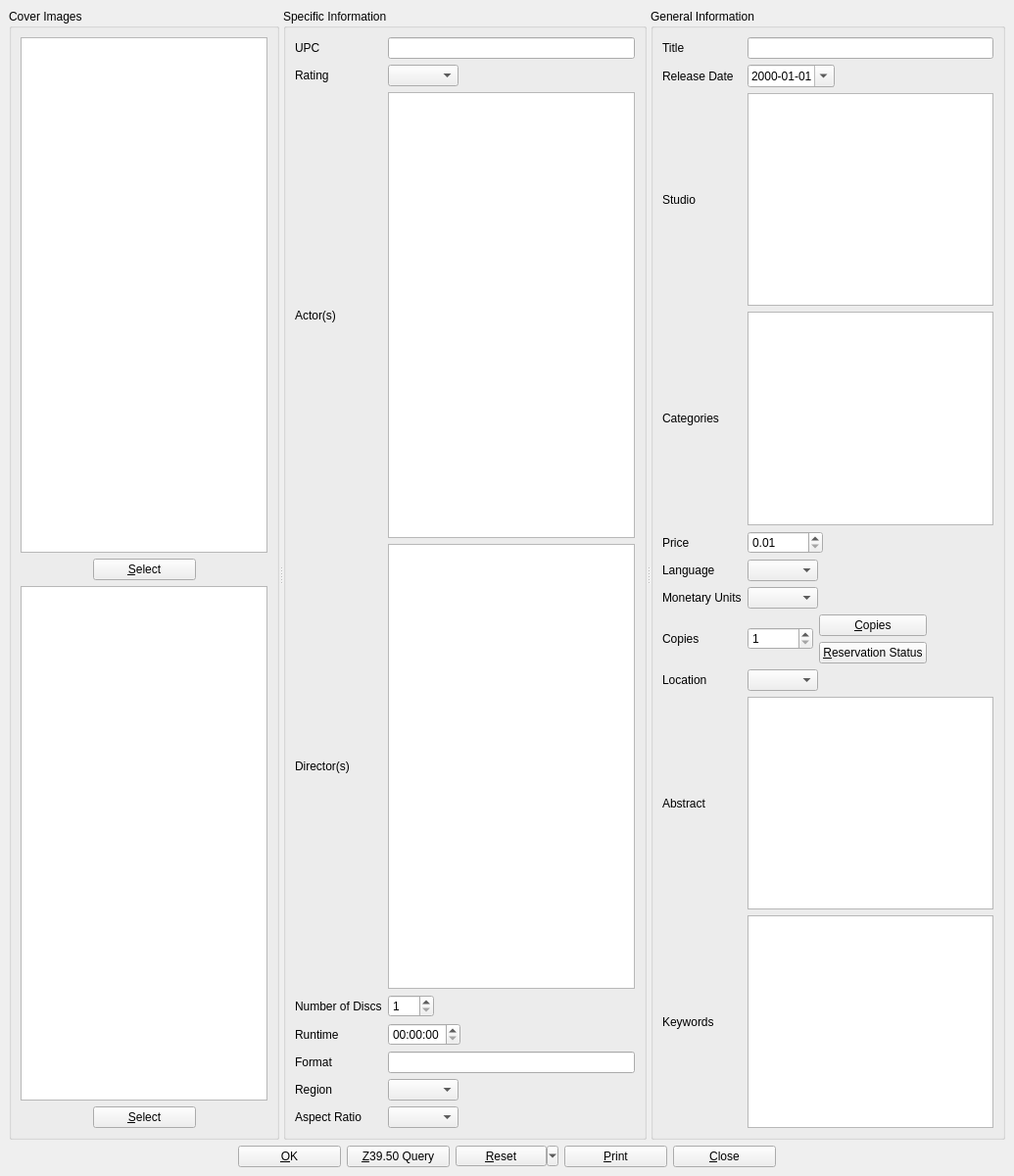
<?xml version="1.0" encoding="UTF-8"?>
<ui version="4.0">
 <class>dvdDialog</class>
 <widget class="QMainWindow" name="dvdDialog">
  <property name="geometry">
   <rect>
    <x>0</x>
    <y>0</y>
    <width>1035</width>
    <height>1200</height>
   </rect>
  </property>
  <property name="windowTitle">
   <string>BiblioteQ</string>
  </property>
  <property name="windowIcon">
   <iconset resource="../Icons/icons.qrc">
    <normaloff>:/book.png</normaloff>:/book.png</iconset>
  </property>
  <widget class="QWidget" name="centralwidget">
   <layout class="QVBoxLayout">
    <item>
     <widget class="QScrollArea" name="scrollArea">
      <property name="frameShape">
       <enum>QFrame::NoFrame</enum>
      </property>
      <property name="widgetResizable">
       <bool>true</bool>
      </property>
      <widget class="QWidget" name="scrollAreaWidgetContents">
       <property name="geometry">
        <rect>
         <x>0</x>
         <y>0</y>
         <width>1017</width>
         <height>1147</height>
        </rect>
       </property>
       <layout class="QVBoxLayout" name="verticalLayout">
        <property name="spacing">
         <number>0</number>
        </property>
        <property name="margin">
         <number>0</number>
        </property>
        <item>
         <widget class="QSplitter" name="splitter">
          <property name="orientation">
           <enum>Qt::Horizontal</enum>
          </property>
          <widget class="QGroupBox" name="coverImages">
           <property name="title">
            <string>Cover Images</string>
           </property>
           <layout class="QVBoxLayout">
            <item>
             <widget class="image_drop_site" name="front_image">
              <property name="minimumSize">
               <size>
                <width>150</width>
                <height>200</height>
               </size>
              </property>
              <property name="toolTip">
               <string>Front Cover Image</string>
              </property>
             </widget>
            </item>
            <item>
             <layout class="QHBoxLayout">
              <item>
               <spacer>
                <property name="orientation">
                 <enum>Qt::Horizontal</enum>
                </property>
                <property name="sizeHint" stdset="0">
                 <size>
                  <width>40</width>
                  <height>20</height>
                 </size>
                </property>
               </spacer>
              </item>
              <item>
               <widget class="QPushButton" name="frontButton">
                <property name="minimumSize">
                 <size>
                  <width>105</width>
                  <height>0</height>
                 </size>
                </property>
                <property name="text">
                 <string>&amp;Select</string>
                </property>
                <property name="icon">
                 <iconset resource="../Icons/icons.qrc">
                  <normaloff>:/16x16/fileopen.png</normaloff>:/16x16/fileopen.png</iconset>
                </property>
               </widget>
              </item>
              <item>
               <spacer>
                <property name="orientation">
                 <enum>Qt::Horizontal</enum>
                </property>
                <property name="sizeHint" stdset="0">
                 <size>
                  <width>40</width>
                  <height>20</height>
                 </size>
                </property>
               </spacer>
              </item>
             </layout>
            </item>
            <item>
             <widget class="image_drop_site" name="back_image">
              <property name="minimumSize">
               <size>
                <width>150</width>
                <height>200</height>
               </size>
              </property>
              <property name="toolTip">
               <string>Back Cover Image</string>
              </property>
             </widget>
            </item>
            <item>
             <layout class="QHBoxLayout">
              <item>
               <spacer>
                <property name="orientation">
                 <enum>Qt::Horizontal</enum>
                </property>
                <property name="sizeHint" stdset="0">
                 <size>
                  <width>40</width>
                  <height>20</height>
                 </size>
                </property>
               </spacer>
              </item>
              <item>
               <widget class="QPushButton" name="backButton">
                <property name="minimumSize">
                 <size>
                  <width>105</width>
                  <height>0</height>
                 </size>
                </property>
                <property name="text">
                 <string>&amp;Select</string>
                </property>
                <property name="icon">
                 <iconset resource="../Icons/icons.qrc">
                  <normaloff>:/16x16/fileopen.png</normaloff>:/16x16/fileopen.png</iconset>
                </property>
               </widget>
              </item>
              <item>
               <spacer>
                <property name="orientation">
                 <enum>Qt::Horizontal</enum>
                </property>
                <property name="sizeHint" stdset="0">
                 <size>
                  <width>40</width>
                  <height>20</height>
                 </size>
                </property>
               </spacer>
              </item>
             </layout>
            </item>
           </layout>
          </widget>
          <widget class="QGroupBox" name="groupBox">
           <property name="title">
            <string>Specific Information</string>
           </property>
           <layout class="QGridLayout">
            <item row="0" column="0">
             <widget class="QLabel" name="label">
              <property name="text">
               <string>UPC</string>
              </property>
             </widget>
            </item>
            <item row="0" column="1">
             <widget class="QLineEdit" name="id">
              <property name="maxLength">
               <number>32</number>
              </property>
             </widget>
            </item>
            <item row="1" column="0">
             <widget class="QLabel" name="label_12">
              <property name="text">
               <string>Rating</string>
              </property>
             </widget>
            </item>
            <item row="1" column="1">
             <layout class="QHBoxLayout">
              <item>
               <widget class="QComboBox" name="rating">
                <property name="currentIndex">
                 <number>-1</number>
                </property>
               </widget>
              </item>
              <item>
               <spacer>
                <property name="orientation">
                 <enum>Qt::Horizontal</enum>
                </property>
                <property name="sizeHint" stdset="0">
                 <size>
                  <width>40</width>
                  <height>20</height>
                 </size>
                </property>
               </spacer>
              </item>
             </layout>
            </item>
            <item row="2" column="0">
             <widget class="QLabel" name="label_9">
              <property name="text">
               <string>Actor(s)</string>
              </property>
             </widget>
            </item>
            <item row="3" column="0">
             <widget class="QLabel" name="label_11">
              <property name="text">
               <string>Director(s)</string>
              </property>
             </widget>
            </item>
            <item row="4" column="0">
             <widget class="QLabel" name="label_5">
              <property name="text">
               <string>Number of Discs</string>
              </property>
             </widget>
            </item>
            <item row="4" column="1">
             <layout class="QHBoxLayout">
              <item>
               <widget class="QSpinBox" name="no_of_discs">
                <property name="minimum">
                 <number>1</number>
                </property>
                <property name="maximum">
                 <number>100</number>
                </property>
               </widget>
              </item>
              <item>
               <spacer>
                <property name="orientation">
                 <enum>Qt::Horizontal</enum>
                </property>
                <property name="sizeHint" stdset="0">
                 <size>
                  <width>40</width>
                  <height>20</height>
                 </size>
                </property>
               </spacer>
              </item>
             </layout>
            </item>
            <item row="5" column="0">
             <widget class="QLabel" name="label_6">
              <property name="text">
               <string>Runtime</string>
              </property>
             </widget>
            </item>
            <item row="6" column="0">
             <widget class="QLabel" name="label_18">
              <property name="text">
               <string>Format</string>
              </property>
             </widget>
            </item>
            <item row="6" column="1">
             <widget class="QLineEdit" name="format"/>
            </item>
            <item row="7" column="0">
             <widget class="QLabel" name="label_17">
              <property name="text">
               <string>Region</string>
              </property>
             </widget>
            </item>
            <item row="7" column="1">
             <layout class="QHBoxLayout">
              <item>
               <widget class="QComboBox" name="region"/>
              </item>
              <item>
               <spacer>
                <property name="orientation">
                 <enum>Qt::Horizontal</enum>
                </property>
                <property name="sizeHint" stdset="0">
                 <size>
                  <width>40</width>
                  <height>20</height>
                 </size>
                </property>
               </spacer>
              </item>
             </layout>
            </item>
            <item row="8" column="0">
             <widget class="QLabel" name="label_19">
              <property name="text">
               <string>Aspect Ratio</string>
              </property>
             </widget>
            </item>
            <item row="8" column="1">
             <layout class="QHBoxLayout">
              <item>
               <widget class="QComboBox" name="aspectratio"/>
              </item>
              <item>
               <spacer>
                <property name="orientation">
                 <enum>Qt::Horizontal</enum>
                </property>
                <property name="sizeHint" stdset="0">
                 <size>
                  <width>40</width>
                  <height>20</height>
                 </size>
                </property>
               </spacer>
              </item>
             </layout>
            </item>
            <item row="5" column="1">
             <layout class="QHBoxLayout">
              <item>
               <widget class="QTimeEdit" name="runtime">
                <property name="displayFormat">
                 <string>hh:mm:ss</string>
                </property>
               </widget>
              </item>
              <item>
               <spacer>
                <property name="orientation">
                 <enum>Qt::Horizontal</enum>
                </property>
                <property name="sizeHint" stdset="0">
                 <size>
                  <width>40</width>
                  <height>20</height>
                 </size>
                </property>
               </spacer>
              </item>
             </layout>
            </item>
            <item row="2" column="1">
             <widget class="hyperlinked_text_edit" name="actors">
              <property name="tabChangesFocus">
               <bool>true</bool>
              </property>
              <property name="readOnly">
               <bool>false</bool>
              </property>
              <property name="textInteractionFlags">
               <set>Qt::LinksAccessibleByKeyboard|Qt::LinksAccessibleByMouse|Qt::TextBrowserInteraction|Qt::TextEditable|Qt::TextEditorInteraction|Qt::TextSelectableByKeyboard|Qt::TextSelectableByMouse</set>
              </property>
              <property name="openLinks">
               <bool>false</bool>
              </property>
             </widget>
            </item>
            <item row="3" column="1">
             <widget class="hyperlinked_text_edit" name="directors">
              <property name="tabChangesFocus">
               <bool>true</bool>
              </property>
              <property name="readOnly">
               <bool>false</bool>
              </property>
              <property name="textInteractionFlags">
               <set>Qt::LinksAccessibleByKeyboard|Qt::LinksAccessibleByMouse|Qt::TextBrowserInteraction|Qt::TextEditable|Qt::TextEditorInteraction|Qt::TextSelectableByKeyboard|Qt::TextSelectableByMouse</set>
              </property>
              <property name="openLinks">
               <bool>false</bool>
              </property>
             </widget>
            </item>
           </layout>
          </widget>
          <widget class="QGroupBox" name="groupBox_2">
           <property name="title">
            <string>General Information</string>
           </property>
           <layout class="QGridLayout">
            <item row="0" column="0">
             <widget class="QLabel" name="label_2">
              <property name="text">
               <string>Title</string>
              </property>
             </widget>
            </item>
            <item row="0" column="1">
             <widget class="QLineEdit" name="title"/>
            </item>
            <item row="1" column="0">
             <widget class="QLabel" name="label_13">
              <property name="text">
               <string>Release Date</string>
              </property>
             </widget>
            </item>
            <item row="1" column="1">
             <layout class="QHBoxLayout">
              <item>
               <widget class="QDateEdit" name="release_date">
                <property name="displayFormat">
                 <string>yyyy-MM-dd</string>
                </property>
                <property name="calendarPopup">
                 <bool>true</bool>
                </property>
               </widget>
              </item>
              <item>
               <spacer>
                <property name="orientation">
                 <enum>Qt::Horizontal</enum>
                </property>
                <property name="sizeHint" stdset="0">
                 <size>
                  <width>40</width>
                  <height>20</height>
                 </size>
                </property>
               </spacer>
              </item>
             </layout>
            </item>
            <item row="2" column="0">
             <widget class="QLabel" name="label_14">
              <property name="text">
               <string>Studio</string>
              </property>
             </widget>
            </item>
            <item row="2" column="1">
             <widget class="hyperlinked_text_edit" name="studio">
              <property name="verticalScrollBarPolicy">
               <enum>Qt::ScrollBarAlwaysOff</enum>
              </property>
              <property name="horizontalScrollBarPolicy">
               <enum>Qt::ScrollBarAlwaysOff</enum>
              </property>
              <property name="tabChangesFocus">
               <bool>true</bool>
              </property>
              <property name="readOnly">
               <bool>false</bool>
              </property>
              <property name="textInteractionFlags">
               <set>Qt::LinksAccessibleByKeyboard|Qt::LinksAccessibleByMouse|Qt::TextBrowserInteraction|Qt::TextEditable|Qt::TextEditorInteraction|Qt::TextSelectableByKeyboard|Qt::TextSelectableByMouse</set>
              </property>
              <property name="openLinks">
               <bool>false</bool>
              </property>
             </widget>
            </item>
            <item row="3" column="0">
             <widget class="QLabel" name="label_15">
              <property name="text">
               <string>Categories</string>
              </property>
             </widget>
            </item>
            <item row="4" column="0">
             <widget class="QLabel" name="label_16">
              <property name="text">
               <string>Price</string>
              </property>
             </widget>
            </item>
            <item row="4" column="1">
             <widget class="QDoubleSpinBox" name="price">
              <property name="sizePolicy">
               <sizepolicy hsizetype="Fixed" vsizetype="Fixed">
                <horstretch>0</horstretch>
                <verstretch>0</verstretch>
               </sizepolicy>
              </property>
              <property name="minimum">
               <double>0.010000000000000</double>
              </property>
              <property name="maximum">
               <double>10000.000000000000000</double>
              </property>
              <property name="singleStep">
               <double>0.010000000000000</double>
              </property>
              <property name="value">
               <double>0.010000000000000</double>
              </property>
             </widget>
            </item>
            <item row="5" column="0">
             <widget class="QLabel" name="label_4">
              <property name="text">
               <string>Language</string>
              </property>
             </widget>
            </item>
            <item row="5" column="1">
             <layout class="QHBoxLayout">
              <item>
               <widget class="QComboBox" name="language"/>
              </item>
              <item>
               <spacer>
                <property name="orientation">
                 <enum>Qt::Horizontal</enum>
                </property>
                <property name="sizeHint" stdset="0">
                 <size>
                  <width>40</width>
                  <height>20</height>
                 </size>
                </property>
               </spacer>
              </item>
             </layout>
            </item>
            <item row="6" column="0">
             <widget class="QLabel" name="label_3">
              <property name="text">
               <string>Monetary Units</string>
              </property>
             </widget>
            </item>
            <item row="6" column="1">
             <widget class="QComboBox" name="monetary_units">
              <property name="sizePolicy">
               <sizepolicy hsizetype="Fixed" vsizetype="Fixed">
                <horstretch>0</horstretch>
                <verstretch>0</verstretch>
               </sizepolicy>
              </property>
             </widget>
            </item>
            <item row="7" column="0">
             <widget class="QLabel" name="label_8">
              <property name="text">
               <string>Copies</string>
              </property>
             </widget>
            </item>
            <item row="7" column="1">
             <layout class="QHBoxLayout">
              <item>
               <widget class="QSpinBox" name="quantity">
                <property name="minimum">
                 <number>1</number>
                </property>
                <property name="maximum">
                 <number>999999999</number>
                </property>
                <property name="value">
                 <number>1</number>
                </property>
               </widget>
              </item>
              <item>
               <layout class="QGridLayout">
                <item row="0" column="0">
                 <widget class="QPushButton" name="copiesButton">
                  <property name="text">
                   <string>&amp;Copies</string>
                  </property>
                  <property name="icon">
                   <iconset resource="../Icons/icons.qrc">
                    <normaloff>:/16x16/editcopy.png</normaloff>:/16x16/editcopy.png</iconset>
                  </property>
                 </widget>
                </item>
                <item row="1" column="0">
                 <widget class="QPushButton" name="showUserButton">
                  <property name="text">
                   <string>&amp;Reservation Status</string>
                  </property>
                  <property name="icon">
                   <iconset resource="../Icons/icons.qrc">
                    <normaloff>:/16x16/members.png</normaloff>:/16x16/members.png</iconset>
                  </property>
                 </widget>
                </item>
               </layout>
              </item>
              <item>
               <spacer>
                <property name="orientation">
                 <enum>Qt::Horizontal</enum>
                </property>
                <property name="sizeHint" stdset="0">
                 <size>
                  <width>40</width>
                  <height>20</height>
                 </size>
                </property>
               </spacer>
              </item>
             </layout>
            </item>
            <item row="8" column="0">
             <widget class="QLabel" name="label_10">
              <property name="text">
               <string>Location</string>
              </property>
             </widget>
            </item>
            <item row="8" column="1">
             <layout class="QHBoxLayout">
              <item>
               <widget class="QComboBox" name="location"/>
              </item>
              <item>
               <spacer>
                <property name="orientation">
                 <enum>Qt::Horizontal</enum>
                </property>
                <property name="sizeHint" stdset="0">
                 <size>
                  <width>40</width>
                  <height>20</height>
                 </size>
                </property>
               </spacer>
              </item>
             </layout>
            </item>
            <item row="9" column="0">
             <widget class="QLabel" name="label_7">
              <property name="text">
               <string>Abstract</string>
              </property>
             </widget>
            </item>
            <item row="9" column="1">
             <widget class="QTextEdit" name="description">
              <property name="tabChangesFocus">
               <bool>true</bool>
              </property>
              <property name="acceptRichText">
               <bool>false</bool>
              </property>
             </widget>
            </item>
            <item row="3" column="1">
             <widget class="hyperlinked_text_edit" name="category">
              <property name="tabChangesFocus">
               <bool>true</bool>
              </property>
              <property name="readOnly">
               <bool>false</bool>
              </property>
              <property name="textInteractionFlags">
               <set>Qt::LinksAccessibleByKeyboard|Qt::LinksAccessibleByMouse|Qt::TextBrowserInteraction|Qt::TextEditable|Qt::TextEditorInteraction|Qt::TextSelectableByKeyboard|Qt::TextSelectableByMouse</set>
              </property>
              <property name="openLinks">
               <bool>false</bool>
              </property>
             </widget>
            </item>
            <item row="10" column="0">
             <widget class="QLabel" name="label_20">
              <property name="text">
               <string>Keywords</string>
              </property>
             </widget>
            </item>
            <item row="10" column="1">
             <widget class="hyperlinked_text_edit" name="keyword">
              <property name="tabChangesFocus">
               <bool>true</bool>
              </property>
              <property name="readOnly">
               <bool>false</bool>
              </property>
              <property name="textInteractionFlags">
               <set>Qt::LinksAccessibleByKeyboard|Qt::LinksAccessibleByMouse|Qt::TextBrowserInteraction|Qt::TextEditable|Qt::TextEditorInteraction|Qt::TextSelectableByKeyboard|Qt::TextSelectableByMouse</set>
              </property>
              <property name="openLinks">
               <bool>false</bool>
              </property>
             </widget>
            </item>
           </layout>
          </widget>
         </widget>
        </item>
       </layout>
      </widget>
     </widget>
    </item>
    <item>
     <layout class="QHBoxLayout">
      <item>
       <spacer>
        <property name="orientation">
         <enum>Qt::Horizontal</enum>
        </property>
        <property name="sizeHint" stdset="0">
         <size>
          <width>40</width>
          <height>20</height>
         </size>
        </property>
       </spacer>
      </item>
      <item>
       <widget class="QPushButton" name="okButton">
        <property name="sizePolicy">
         <sizepolicy hsizetype="Fixed" vsizetype="Fixed">
          <horstretch>0</horstretch>
          <verstretch>0</verstretch>
         </sizepolicy>
        </property>
        <property name="minimumSize">
         <size>
          <width>105</width>
          <height>0</height>
         </size>
        </property>
        <property name="text">
         <string>&amp;OK</string>
        </property>
        <property name="icon">
         <iconset resource="../Icons/icons.qrc">
          <normaloff>:/16x16/ok.png</normaloff>:/16x16/ok.png</iconset>
        </property>
       </widget>
      </item>
      <item>
       <widget class="QPushButton" name="queryButton">
        <property name="minimumSize">
         <size>
          <width>105</width>
          <height>0</height>
         </size>
        </property>
        <property name="text">
         <string>&amp;Z39.50 Query</string>
        </property>
        <property name="icon">
         <iconset resource="../Icons/icons.qrc">
          <normaloff>:/16x16/down.png</normaloff>:/16x16/down.png</iconset>
        </property>
       </widget>
      </item>
      <item>
       <widget class="QToolButton" name="resetButton">
        <property name="minimumSize">
         <size>
          <width>105</width>
          <height>0</height>
         </size>
        </property>
        <property name="text">
         <string>&amp;Reset</string>
        </property>
        <property name="popupMode">
         <enum>QToolButton::MenuButtonPopup</enum>
        </property>
        <property name="arrowType">
         <enum>Qt::NoArrow</enum>
        </property>
       </widget>
      </item>
      <item>
       <widget class="QPushButton" name="printButton">
        <property name="minimumSize">
         <size>
          <width>105</width>
          <height>0</height>
         </size>
        </property>
        <property name="text">
         <string>&amp;Print</string>
        </property>
        <property name="icon">
         <iconset resource="../Icons/icons.qrc">
          <normaloff>:/16x16/fileprint.png</normaloff>:/16x16/fileprint.png</iconset>
        </property>
       </widget>
      </item>
      <item>
       <widget class="QPushButton" name="cancelButton">
        <property name="minimumSize">
         <size>
          <width>105</width>
          <height>0</height>
         </size>
        </property>
        <property name="text">
         <string>&amp;Close</string>
        </property>
        <property name="icon">
         <iconset resource="../Icons/icons.qrc">
          <normaloff>:/16x16/cancel.png</normaloff>:/16x16/cancel.png</iconset>
        </property>
       </widget>
      </item>
      <item>
       <spacer>
        <property name="orientation">
         <enum>Qt::Horizontal</enum>
        </property>
        <property name="sizeHint" stdset="0">
         <size>
          <width>40</width>
          <height>20</height>
         </size>
        </property>
       </spacer>
      </item>
     </layout>
    </item>
   </layout>
  </widget>
 </widget>
 <customwidgets>
  <customwidget>
   <class>image_drop_site</class>
   <extends>QGraphicsView</extends>
   <header>image_drop_site.h</header>
  </customwidget>
  <customwidget>
   <class>hyperlinked_text_edit</class>
   <extends>QTextBrowser</extends>
   <header>hyperlinked_text_edit.h</header>
  </customwidget>
 </customwidgets>
 <tabstops>
  <tabstop>scrollArea</tabstop>
  <tabstop>front_image</tabstop>
  <tabstop>frontButton</tabstop>
  <tabstop>back_image</tabstop>
  <tabstop>backButton</tabstop>
  <tabstop>id</tabstop>
  <tabstop>rating</tabstop>
  <tabstop>actors</tabstop>
  <tabstop>directors</tabstop>
  <tabstop>no_of_discs</tabstop>
  <tabstop>runtime</tabstop>
  <tabstop>format</tabstop>
  <tabstop>region</tabstop>
  <tabstop>aspectratio</tabstop>
  <tabstop>title</tabstop>
  <tabstop>release_date</tabstop>
  <tabstop>studio</tabstop>
  <tabstop>category</tabstop>
  <tabstop>price</tabstop>
  <tabstop>language</tabstop>
  <tabstop>monetary_units</tabstop>
  <tabstop>quantity</tabstop>
  <tabstop>copiesButton</tabstop>
  <tabstop>showUserButton</tabstop>
  <tabstop>location</tabstop>
  <tabstop>description</tabstop>
  <tabstop>keyword</tabstop>
  <tabstop>okButton</tabstop>
  <tabstop>queryButton</tabstop>
  <tabstop>resetButton</tabstop>
  <tabstop>printButton</tabstop>
  <tabstop>cancelButton</tabstop>
 </tabstops>
 <resources>
  <include location="../Icons/icons.qrc"/>
 </resources>
 <connections/>
</ui>
